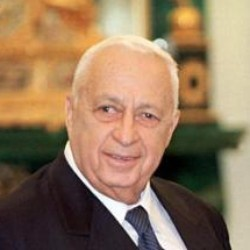
#> input picture Faces/ariel_sharon_raw/0.jpg, 250 x 250 px; its folder holds 4 pictures in this run
$ python ag5003_faces.py
#> lines starting #> are read from the running program, lines starting #| are printed output that depends on the picture
import cv2
import os
import numpy as np
from sklearn.model_selection import train_test_split
from sklearn.decomposition import PCA
from sklearn.preprocessing import LabelEncoder
from sklearn.metrics import accuracy_score
from glob import glob

"""
Face Recognition - from class notes
1. Detect Image: locate faces within raw images using Haar cascade classifiers
2. Normalize: convert detected face images to grayscale and resize to a standard size
3. Extract Facial Features: use PCA (eigenfaces) to extract the most significant facial features and reduce dimensionality
4. Recognize Facial Image: classify a given face by comparing its features to the training set, verifying or identifying the character


For this project, need to follow 4 steps:
1. Segmentation: segment Ariel's faces and save to new folder
2. Load all characters: all other character's images are already segmented - need to load everything
3. Face recognition: use PCA (eigenvalues) to recognize faces and compare character labels against predictions
4. End-to-end Execution: call all functions
"""

#1. Segmentation
def segmentation(image_folder, output_folder, cascade_path):
    """
    Detect faces in images inside image_folder and save to output_folder.
    Saves files using the folder name of output_folder as base, e.g. "ariel_sharon1.png" - following other characters' naming convention

    Args:
        image_folder (str): Path to raw images ("Faces/ariel_sharon_raw")
        output_folder (str): Path to save segmented faces ("Faces/ariel_sharon")
        cascade_path (str): Path to Haar cascade XML file
    """
#> called with image_folder = 'Faces/ariel_sharon_raw', output_folder = 'Faces/ariel_sharon', cascade_path = 'haarcascade_frontalface_default.xml'
    os.makedirs(output_folder, exist_ok=True) #this to make sure i have output folder created

    #parameters for face detection
    save_ext=".png" #saves images as .png to ensure consistency with other characters' images
    scaleFactor=1.01 #small scale factor for more accurate detection
    minNeighbors=10 #higher value reduces false positives
    minSize=(30, 30) #minimum size of detected face

    #Haar cascade classifier
    face_cascade = cv2.CascadeClassifier(cascade_path)

    #get base name of folder for saving images
    base_name = os.path.basename(output_folder.rstrip("/\\"))
    saved_counter = 0 #counter to generate unique file names

    raw_files = [] #stores raw files
    #collect all images with any of the below file extensions
    for ext in ("*.jpg", "*.jpeg", "*.png"):
        raw_files.extend(glob(os.path.join(image_folder, ext)))
#> pass 2 of the loop in segmentation, `for ext in ("*.jpg", "*.jpeg", "*.png"):`:
#> pass 3 of the loop in segmentation, `for ext in ("*.jpg", "*.jpeg", "*.png"):`:
    raw_files = sorted(raw_files)
    print(f"Found {len(raw_files)} raw files in {image_folder}")

    #looping over all raw images
    for raw_path in raw_files:
        img = cv2.imread(raw_path) #reads the image
#> img is the input picture: shape (250, 250, 3); mean B, G, R 92.7, 120, 147.2
        gray = cv2.cvtColor(img, cv2.COLOR_BGR2GRAY) #converts to grayscale
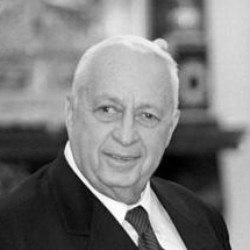
#> gray: shape (250, 250); min 0, max 255, mean 125

        #detect faces in the image
        faces = face_cascade.detectMultiScale(gray, scaleFactor=scaleFactor, minNeighbors=minNeighbors, minSize=minSize)
#> faces = [[167, 88, 50, 50], [165, 43, 54, 54], [73, 71, 110, 110]]

        #checking if more than one face is detected, only save the first one detected (usually largest one)
        if len(faces) > 0:
            #x and y are the coordinates of the top-left corner of the detected face bounding box in the image
            #w is the width of the bounding box
            #h is the height of the bounding box
            (x, y, w, h) = faces[0]
#> x = 167; y = 88; w = 50; h = 50
            saved_counter += 1
            #crop image and resize to standard 100x100 size
            face_crop = gray[y:y+h, x:x+w] #uses coordinates to crop the face from grayscale image
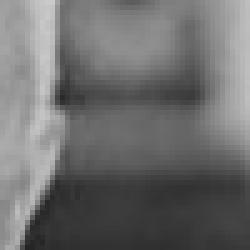
#> face_crop: shape (50, 50) (shown 5 times larger); min 36, max 202, mean 109.7
            face_resized = cv2.resize(face_crop, (100, 100))
            #saves image with appropriate name
            save_name = f"{base_name}{saved_counter}{save_ext}"
            save_path = os.path.join(output_folder, save_name)
            cv2.imwrite(save_path, face_resized)
            print(f"saved face: {save_path}")
        else:
            print(f"no faces detected in {os.path.basename(raw_path)} (skipped)")
#> pass 2 of the loop in segmentation, `for raw_path in raw_files:`:
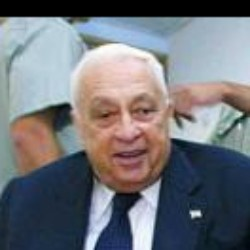
#> input picture Faces/ariel_sharon_raw/1.jpg, 250 x 250 px
#> in segmentation, img is the input picture: shape (250, 250, 3); mean B, G, R 121.5, 115.6, 113.6
#> in segmentation, `gray = cv2.cvtColor(img, cv2.COLOR_BGR2GRAY)`:
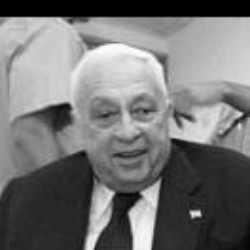
#> gray: shape (250, 250); min 0, max 253, mean 115.7
#> faces = [[72, 71, 109, 109]]
#> x = 72; y = 71; w = 109
#> in segmentation, `face_crop = gray[y:y+h, x:x+w]`:
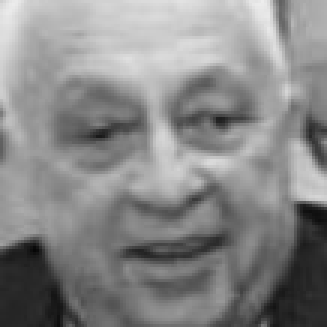
#> face_crop: shape (109, 109) (shown 3 times larger); min 6, max 237, mean 135.7
#> pass 3 of the loop in segmentation, `for raw_path in raw_files:`:
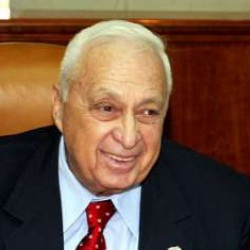
#> input picture Faces/ariel_sharon_raw/10.jpg, 250 x 250 px
#> in segmentation, img is the input picture: shape (250, 250, 3); mean B, G, R 64, 83.4, 112.6
#> in segmentation, `gray = cv2.cvtColor(img, cv2.COLOR_BGR2GRAY)`:
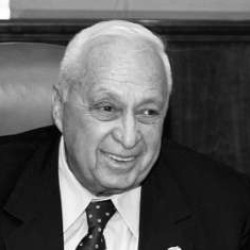
#> gray: shape (250, 250); min 0, max 254, mean 89.9
#> faces = [[101, 41, 53, 53], [70, 68, 115, 115]]
#> x = 101; y = 41; w = 53
#> in segmentation, `face_crop = gray[y:y+h, x:x+w]`:
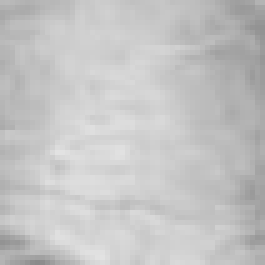
#> face_crop: shape (53, 53) (shown 5 times larger); min 138, max 226, mean 196.1
#> the loop made 4 passes; the first 3 are shown

    print(f"face detection completed for folder: {image_folder}. Total saved: {saved_counter}")


#2. Load character faces
def load_faces(dataset_folders):
    """
    Load all images from given character folders, resize to standard size,
    and flatten into 1D arrays for PCA.

    Args:
        dataset_folders (list of str): List of folder paths for each character

    Returns:
        flattened_images (np.array): Array of flattened images
        labels (list): List of character labels corresponding to each image
    """
    image_size=(100, 100) #this is the standard size for pca
    flattened_images = [] #stores flattened image arrays
    labels = [] #stores labels for each image

    #loop through each character folders
    for folder in dataset_folders:
        print(f"Loading images from: {folder}")

        #collect image files
        files = []
        for ext in ("*.jpg", "*.jpeg", "*.png"):
            files.extend(glob(os.path.join(folder, ext)))
        files = sorted(files)
        print(f"found {len(files)} images")

        #process each image in the character folder
        for fpath in files:
            img = cv2.imread(fpath, cv2.IMREAD_GRAYSCALE) #loads grayscale
            img = cv2.resize(img, image_size) #resize to standard
            flattened_images.append(img.flatten()) #flatten to 1D
            labels.append(os.path.basename(folder))  #use folder name as label
#> pass 2 of the loop in load_faces, `for folder in dataset_folders:`:
#> pass 3 of the loop in load_faces, `for folder in dataset_folders:`:
#> the loop made 6 passes; the first 3 are shown

    #convert list to np array for pca
    flattened_images = np.array(flattened_images)
    print("----")
    print(labels[:30])
    return flattened_images, labels

#Face Recognition: using PCA eigenvalues
def recognize_faces(flattened_images, labels, test_size=0.3, random_state=42):
    """
    Train PCA eigenfaces on training set and predict labels for test set.
    Uses nearest neighbor in PCA space.

    Args:
        flattened_images (np.array): Flattened images for all characters
        labels (list): Corresponding character labels
        test_size: 0.3 as stated in assignment instructions
        random_state: 42 as stated in assignment instructions
    """

    #encode string labels into integers because scikit learn requires int
    le = LabelEncoder()
    labels_encoded = le.fit_transform(labels)
    class_names = le.classes_

    #train/test - stratified sampling to keep the same distribution of images per character
    X_train, X_test, y_train, y_test = train_test_split(
        flattened_images, labels_encoded, test_size=test_size, random_state=random_state, stratify=labels_encoded if len(labels_encoded)>0 else None
    )

    print("Train distribution:")
    unique, counts = np.unique(y_train, return_counts=True)
    for u, c in zip(unique, counts):
        print(f"{class_names[u]}: {c}")

    print("Test distribution:")
    unique, counts = np.unique(y_test, return_counts=True)
    for u, c in zip(unique, counts):
        print(f"{class_names[u]}: {c}")

    #PCA components: cannot exceed min(n_samples, n_features)
    n_components = min(50, X_train.shape[0], X_train.shape[1])
    pca = PCA(n_components=n_components, whiten=True, random_state=random_state)

    #fit PCA only on training data, then transform both train and test
    X_train_pca = pca.fit_transform(X_train) #only fit_transform on X_train
    X_test_pca = pca.transform(X_test)

    #nearest neighbor classification in PCA space
    y_pred = []
    #loop through each test image - each test image is compared as a whole vector (all components at once) to all training images in PCA space
    for x in X_test_pca:
        distances = np.linalg.norm(X_train_pca - x, axis=1) #computes the Euclidean distance from this test image to every training image in PCA space
        nearest_idx = np.argmin(distances) #gets the index for the nearest training image
        y_pred.append(y_train[nearest_idx]) #append the label of the nearest training image to predictions

    accuracy = accuracy_score(y_test, y_pred) #scikit learn accuracy - comparing prediction to ground truth
    print(f"Recognition accuracy: {accuracy:.4f}")
    return accuracy

#4. End-to-end Execution
if __name__ == "__main__":
    haar_cascade_path = "haarcascade_frontalface_default.xml"
    raw_ariel_folder = "Faces/ariel_sharon_raw"
    segmented_ariel_folder = "Faces/ariel_sharon"

    #Step 1: segment images for ariel and save in new folder
    segmentation(raw_ariel_folder, segmented_ariel_folder, haar_cascade_path)

    characters = [
        "Faces/ariel_sharon",
        "Faces/chris_evans",
        "Faces/chris_hemsworth",
        "Faces/mark_ruffalo",
        "Faces/robert_downey_jr",
        "Faces/scarlett_johansson"
    ]

    #Step 2: load faces for all characters
    flattened_images, labels = load_faces(characters)
    unique, counts = np.unique(labels, return_counts=True)
    print("Loaded label distribution:")
    for u, c in zip(unique, counts):
        print(f"{u}: {c} images")
    print(f"Total images loaded: {len(labels)}")

    # Step 3: run recognition for all characters and get accuracy
    recognize_faces(flattened_images, labels, test_size=0.3, random_state=42)
#> (the run stopped early here; a loop or call above may not have finished)
